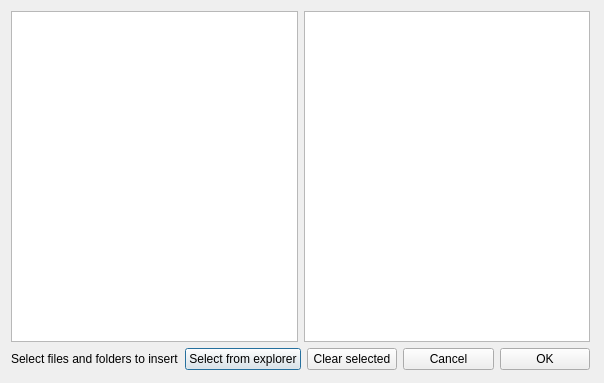
<?xml version="1.0" encoding="UTF-8"?>
<ui version="4.0">
 <class>AddDataToFolderClass</class>
 <widget class="QDialog" name="AddDataToFolderClass">
  <property name="geometry">
   <rect>
    <x>0</x>
    <y>0</y>
    <width>604</width>
    <height>383</height>
   </rect>
  </property>
  <property name="windowTitle">
   <string>AddDataToFolder</string>
  </property>
  <widget class="QWidget" name="">
   <property name="geometry">
    <rect>
     <x>0</x>
     <y>0</y>
     <width>601</width>
     <height>381</height>
    </rect>
   </property>
   <layout class="QVBoxLayout" name="verticalLayout">
    <item>
     <layout class="QHBoxLayout" name="horizontalLayout">
      <item>
       <widget class="QTreeView" name="systemTree"/>
      </item>
      <item>
       <widget class="QListWidget" name="fileList"/>
      </item>
     </layout>
    </item>
    <item>
     <layout class="QHBoxLayout" name="horizontalLayout_2">
      <item>
       <widget class="QLabel" name="label">
        <property name="text">
         <string>Select files and folders to insert</string>
        </property>
       </widget>
      </item>
      <item>
       <widget class="QPushButton" name="fromExplorerButton">
        <property name="text">
         <string>Select from explorer</string>
        </property>
       </widget>
      </item>
      <item>
       <widget class="QPushButton" name="clearButton">
        <property name="text">
         <string>Clear selected</string>
        </property>
       </widget>
      </item>
      <item>
       <widget class="QPushButton" name="cancelButton">
        <property name="text">
         <string>Cancel</string>
        </property>
       </widget>
      </item>
      <item>
       <widget class="QPushButton" name="okButton">
        <property name="text">
         <string>OK</string>
        </property>
       </widget>
      </item>
     </layout>
    </item>
   </layout>
  </widget>
 </widget>
 <layoutdefault spacing="6" margin="11"/>
 <resources/>
 <connections/>
</ui>
